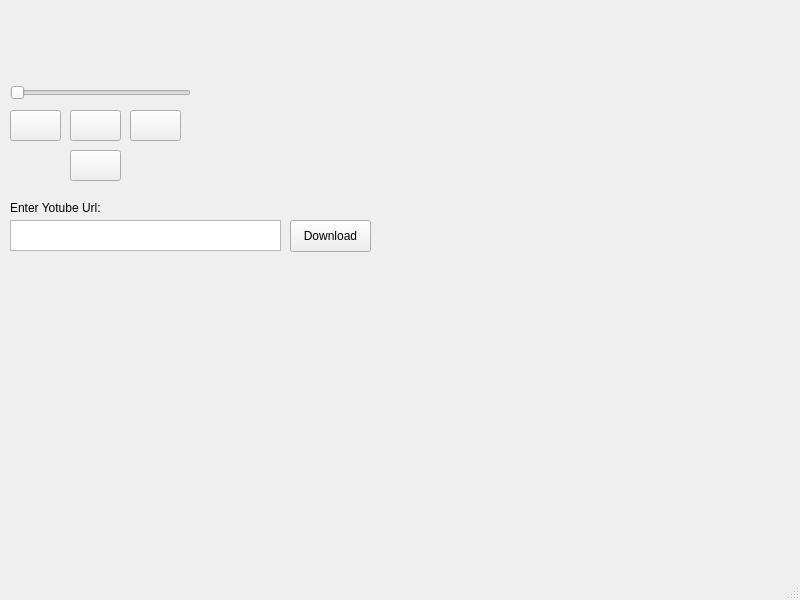
<?xml version="1.0" encoding="UTF-8"?>
<ui version="4.0">
 <class>MainWindow</class>
 <widget class="QMainWindow" name="MainWindow">
  <property name="geometry">
   <rect>
    <x>0</x>
    <y>0</y>
    <width>800</width>
    <height>600</height>
   </rect>
  </property>
  <property name="windowTitle">
   <string>MainWindow</string>
  </property>
  <widget class="QWidget" name="centralwidget">
   <widget class="QPushButton" name="button_play">
    <property name="geometry">
     <rect>
      <x>70</x>
      <y>110</y>
      <width>51</width>
      <height>31</height>
     </rect>
    </property>
    <property name="text">
     <string/>
    </property>
   </widget>
   <widget class="QPushButton" name="button_shuffle">
    <property name="geometry">
     <rect>
      <x>70</x>
      <y>150</y>
      <width>51</width>
      <height>31</height>
     </rect>
    </property>
    <property name="text">
     <string/>
    </property>
   </widget>
   <widget class="QLabel" name="label">
    <property name="geometry">
     <rect>
      <x>10</x>
      <y>-10</y>
      <width>261</width>
      <height>91</height>
     </rect>
    </property>
    <property name="text">
     <string/>
    </property>
   </widget>
   <widget class="QPushButton" name="button_backward">
    <property name="geometry">
     <rect>
      <x>10</x>
      <y>110</y>
      <width>51</width>
      <height>31</height>
     </rect>
    </property>
    <property name="text">
     <string/>
    </property>
   </widget>
   <widget class="QPushButton" name="button_forward">
    <property name="geometry">
     <rect>
      <x>130</x>
      <y>110</y>
      <width>51</width>
      <height>31</height>
     </rect>
    </property>
    <property name="text">
     <string/>
    </property>
   </widget>
   <widget class="QSlider" name="horizontalSlider">
    <property name="geometry">
     <rect>
      <x>10</x>
      <y>80</y>
      <width>181</width>
      <height>25</height>
     </rect>
    </property>
    <property name="orientation">
     <enum>Qt::Horizontal</enum>
    </property>
   </widget>
   <widget class="QTextEdit" name="text_url">
    <property name="geometry">
     <rect>
      <x>10</x>
      <y>220</y>
      <width>271</width>
      <height>31</height>
     </rect>
    </property>
   </widget>
   <widget class="QLabel" name="label_2">
    <property name="geometry">
     <rect>
      <x>10</x>
      <y>200</y>
      <width>111</width>
      <height>16</height>
     </rect>
    </property>
    <property name="text">
     <string>Enter Yotube Url:</string>
    </property>
   </widget>
   <widget class="QPushButton" name="button_download">
    <property name="geometry">
     <rect>
      <x>290</x>
      <y>220</y>
      <width>81</width>
      <height>32</height>
     </rect>
    </property>
    <property name="text">
     <string>Download</string>
    </property>
   </widget>
  </widget>
  <widget class="QMenuBar" name="menubar">
   <property name="geometry">
    <rect>
     <x>0</x>
     <y>0</y>
     <width>800</width>
     <height>37</height>
    </rect>
   </property>
  </widget>
  <widget class="QStatusBar" name="statusbar"/>
 </widget>
 <resources/>
 <connections/>
</ui>
